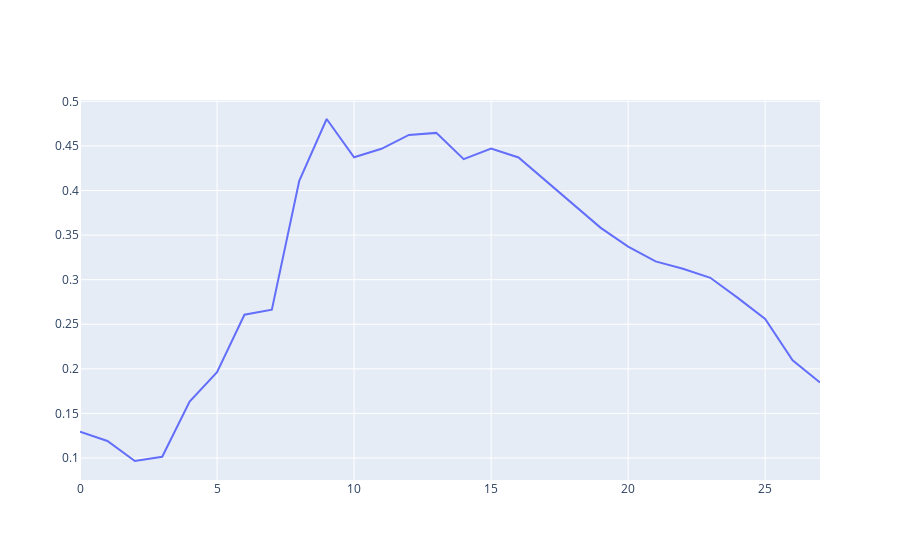

Source (notebook cell):
### Code cell
import plotly.graph_objects as go
res_stream_normed = res_stream_arr/np.linalg.norm(res_stream_arr, axis=-1, keepdims=True)
fv_normed = (FV / np.linalg.norm(FV, axis=-1, keepdims=True)).squeeze()
fig = go.Figure(data=go.Scatter(
    y=np.einsum("i, ki -> k", fv_normed, res_stream_normed),
    x=np.arange(28)
    )
    )
fig.show()

### Figure 1 — Plotly figure (JSON) as saved in the notebook; plotly's stock layout.template omitted (floating-point values rounded to 4 significant figures)
{"data": [{"type": "scatter", "x": [0, 1, 2, 3, 4, 5, 6, 7, 8, 9, 10, 11, 12, 13, 14, 15, 16, 17, 18, 19, 20, 21, 22, 23, 24, 25, 26, 27], "y": [0.1295, 0.1191, 0.09665, 0.1015, 0.1632, 0.1963, 0.2607, 0.2664, 0.4108, 0.4802, 0.4373, 0.4468, 0.4623, 0.4646, 0.4352, 0.4471, 0.4371, 0.4111, 0.3846, 0.3581, 0.3371, 0.3205, 0.3122, 0.3021, 0.2796, 0.2559, 0.2095, 0.1846]}], "layout": {}}
